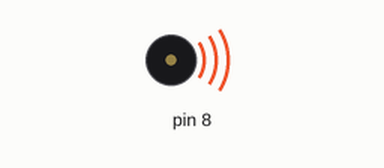
This sketch was run on a simulated Arduino Uno, built with avr-gcc and run on an emulated ATmega328P. Parts: buzzer (waves = sounding).

Above: at 0.1 s.
At 2.1 s:
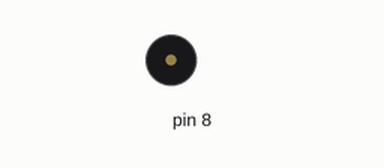
Timing chart, 0 to 3.6 s (numbered marks = the images above):
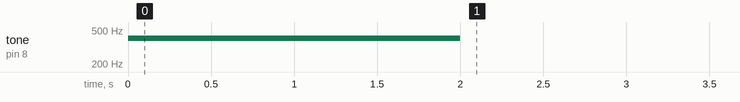

The sketch:

ActiveBuzzerExp1.ino
```cpp
void setup() {
     // generates a 400Hz // gener tone in output pin 8 with 2000ms of duration
  tone(8, 400, 2000);
}

void loop() {

}
```

Measured:
- by itself, tone on pin 8: silent → 400 Hz at 0.00 s, → silent 2.0 s later
